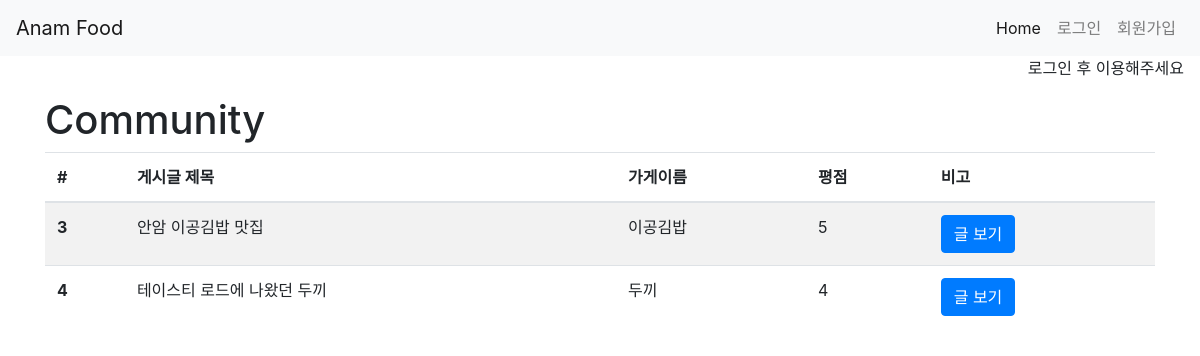
Before: /community/ with the older database file.
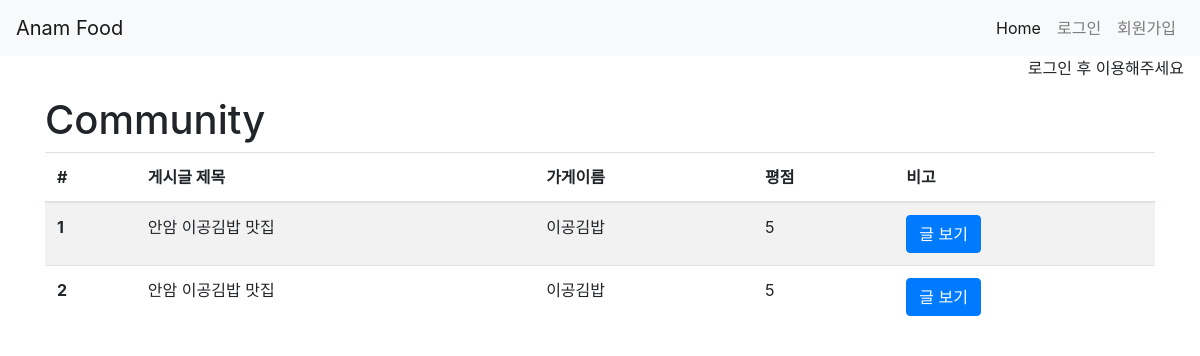
After: the same page with the newer database file.
### community/models.py (models this page shows)
class Community(models.Model):
    user=models.ForeignKey(settings.AUTH_USER_MODEL, on_delete=models.CASCADE)
    title=models.CharField(max_length=100)
    store_name=models.CharField(max_length=100)
    rank=models.IntegerField()
    content=models.TextField()
    created_at=models.DateTimeField(auto_now_add=True)
    updated_at=models.DateTimeField(auto_now=True)

### community/views.py (the view)
# urls.py: path('',views.index, name='index'),
def index(request):
    communities=Community.objects.all()
    context={
        'communities':communities
    }
    return render(request,'community/index.html',context)

### community/templates/community/index.html
{% extends 'base.html' %}
{% load bootstrap4 %}
{% block content %}
<h1>Community</h1>
<table class="table table-striped">
  <thead>
    <tr>
      <th scope="col">#</th>
      <th scope="col">게시글 제목</th>
      <th scope="col">가게이름</th>
      <th scope="col">평점</th>
      <th scope="col">비고</th>
    </tr>
  </thead>
  <tbody>
      {% for community in communities %}
    <tr>
      <th scope="row">{{community.pk}}</th>
      <td>{{community.title}}</td>
      <td>{{community.store_name}}</td>
      <td>{{community.rank}}</td>
      <td><a href="{% url 'community:detail' community.pk %}" class="btn btn-primary">글 보기</a></td>
    </tr>
    {% endfor %}
  </tbody>
</table>
{% endblock %}

### templates/base.html (shortened to what this page needs)
<!DOCTYPE html>
{% load bootstrap4 %}
<html lang="en">
<head>
    {% bootstrap_css %}
</head>
<body>
<nav class="navbar navbar-expand-lg navbar-light bg-light">
      <a class="navbar-brand" href="#">Anam Food</a>
  <div class="collapse navbar-collapse d-flex justify-content-end" id="navbarNav">
    <ul class="navbar-nav">
      <li class="nav-item active">
        <a class="nav-link" href="{% url 'community:index' %}">Home</a>
      </li>
      {% if request.user.is_authenticated %}
      <li class="nav-item">
        <a class="nav-link" href="{% url 'accounts:logout' %}">로그아웃</a>
      </li>
      <li class="nav-item">
        <a class="nav-link" href="{% url 'community:create' %}">글쓰기</a></a>
      </li>
      <li class="nav-item">
        <a class="nav-link" href="{% url 'accounts:index' %}">Members</a>
      </li>
      <li class="nav-item">
        <a class="nav-link" href="{% url 'accounts:detail' request.user.pk %}">MyPage</a>
      </li>
      {% else %}
      <li class="nav-item">
        <a class="nav-link" href="{% url 'accounts:login' %}">로그인</a>
      </li>
      <li class="nav-item">
        <a class="nav-link" href="{% url 'accounts:create' %}">회원가입</a>
      </li>
      {% endif %}
    </ul>
  </div>
</nav>
<div class="collapse navbar-collapse d-flex justify-content-end mr-3" id="navbarNav">
{% if request.user.is_authenticated %}
<p>{{request.user.username}}님, 환영합니다!</p>
{% else %}
<p>로그인 후 이용해주세요</p>
{% endif %}
</div>
    <div class='container'>
    {% block content %}
    {% endblock %}
    </div>
</body>
</html>

Changed rows visible on the page:
removed Community: pk "3", title "안암 이공김밥 맛집", store_name "이공김밥", rank "5"
removed Community: pk "4", title "테이스티 로드에 나왔던 두끼", store_name "두끼", rank "4"
added Community: pk "1", title "안암 이공김밥 맛집", store_name "이공김밥", rank "5"
added Community: pk "2", title "안암 이공김밥 맛집", store_name "이공김밥", rank "5"
